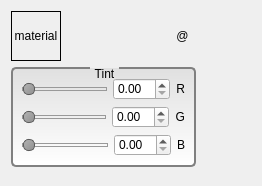
<?xml version="1.0" encoding="UTF-8"?>
<ui version="4.0">
 <class>MaterialWidget</class>
 <widget class="QWidget" name="MaterialWidget">
  <property name="geometry">
   <rect>
    <x>0</x>
    <y>0</y>
    <width>262</width>
    <height>186</height>
   </rect>
  </property>
  <property name="windowTitle">
   <string>Form</string>
  </property>
  <property name="styleSheet">
   <string notr="true">QGroupBox
{
    background-color: qlineargradient(x1: 0, y1: 0, x2: 0, y2: 1, stop: 0 #E0E0E0, stop: 1 #FFFFFF);
    border: 2px solid gray;
    border-radius: 5px;
    margin-top: 2ex;
}

QGroupBox::title
{
    subcontrol-origin: margin;
    subcontrol-position: top center;
    padding: 0 3px;
}

QSlider
{
    height: 18px;
}

QSlider::groove:horizontal
{
    border: 1px solid #999999;
    height: 2px;
}

QSlider::handle:horizontal
{
    background: qlineargradient(x1:0, y1:0, x2:1, y2:1, stop:0 #b4b4b4, stop:1 #8f8f8f);
    border: 1px solid #5c5c5c;
    width: 10px;
    margin: -5px 0;
    border-radius: 5px;
}

QRadioButton
{
    color: black;
    height: 14px;
}

QRadioButton::indicator
{
    color: black;
    width: 10px;
    height: 10px;
    top: 1;
}</string>
  </property>
  <layout class="QHBoxLayout" name="horizontalLayout_2">
   <item>
    <layout class="QVBoxLayout" name="verticalLayout">
     <item>
      <layout class="QHBoxLayout" name="horizontalLayout_4">
       <item>
        <widget class="DropLabel" name="Material">
         <property name="minimumSize">
          <size>
           <width>50</width>
           <height>50</height>
          </size>
         </property>
         <property name="maximumSize">
          <size>
           <width>50</width>
           <height>16777215</height>
          </size>
         </property>
         <property name="acceptDrops">
          <bool>true</bool>
         </property>
         <property name="frameShape">
          <enum>QFrame::Box</enum>
         </property>
         <property name="text">
          <string>material</string>
         </property>
         <property name="alignment">
          <set>Qt::AlignCenter</set>
         </property>
        </widget>
       </item>
       <item>
        <widget class="QLabel" name="Name">
         <property name="text">
          <string/>
         </property>
        </widget>
       </item>
       <item>
        <widget class="QToolButton" name="Reset">
         <property name="text">
          <string>@</string>
         </property>
         <property name="icon">
          <iconset resource="../material/materialplugin.qrc">
           <normaloff>:/materialplugin/reset.png</normaloff>:/materialplugin/reset.png</iconset>
         </property>
         <property name="autoRaise">
          <bool>true</bool>
         </property>
        </widget>
       </item>
      </layout>
     </item>
     <item>
      <layout class="QHBoxLayout" name="horizontalLayout">
       <item>
        <widget class="QGroupBox" name="TintGroup">
         <property name="title">
          <string>Tint</string>
         </property>
         <layout class="QVBoxLayout" name="verticalLayout_11">
          <item>
           <layout class="QHBoxLayout" name="horizontalLayout_5">
            <item>
             <widget class="QcDoubleSlider" name="TintRedSlider">
              <property name="maximum">
               <number>100</number>
              </property>
              <property name="orientation">
               <enum>Qt::Horizontal</enum>
              </property>
             </widget>
            </item>
            <item>
             <widget class="QcDoubleSpinBox" name="TintRedSpinner">
              <property name="minimumSize">
               <size>
                <width>52</width>
                <height>0</height>
               </size>
              </property>
              <property name="singleStep">
               <double>0.100000000000000</double>
              </property>
             </widget>
            </item>
            <item>
             <widget class="QLabel" name="TintRedLabel">
              <property name="minimumSize">
               <size>
                <width>8</width>
                <height>0</height>
               </size>
              </property>
              <property name="text">
               <string>R</string>
              </property>
              <property name="alignment">
               <set>Qt::AlignRight|Qt::AlignTrailing|Qt::AlignVCenter</set>
              </property>
             </widget>
            </item>
           </layout>
          </item>
          <item>
           <layout class="QHBoxLayout" name="horizontalLayout_6">
            <item>
             <widget class="QcDoubleSlider" name="TintGreenSlider">
              <property name="maximum">
               <number>100</number>
              </property>
              <property name="orientation">
               <enum>Qt::Horizontal</enum>
              </property>
             </widget>
            </item>
            <item>
             <widget class="QcDoubleSpinBox" name="TintGreenSpinner">
              <property name="minimumSize">
               <size>
                <width>52</width>
                <height>0</height>
               </size>
              </property>
              <property name="singleStep">
               <double>0.100000000000000</double>
              </property>
             </widget>
            </item>
            <item>
             <widget class="QLabel" name="TintGreenLabel">
              <property name="minimumSize">
               <size>
                <width>8</width>
                <height>0</height>
               </size>
              </property>
              <property name="text">
               <string>G</string>
              </property>
              <property name="alignment">
               <set>Qt::AlignRight|Qt::AlignTrailing|Qt::AlignVCenter</set>
              </property>
             </widget>
            </item>
           </layout>
          </item>
          <item>
           <layout class="QHBoxLayout" name="horizontalLayout_7">
            <item>
             <widget class="QcDoubleSlider" name="TintBlueSlider">
              <property name="maximum">
               <number>100</number>
              </property>
              <property name="orientation">
               <enum>Qt::Horizontal</enum>
              </property>
             </widget>
            </item>
            <item>
             <widget class="QcDoubleSpinBox" name="TintBlueSpinner">
              <property name="minimumSize">
               <size>
                <width>52</width>
                <height>0</height>
               </size>
              </property>
              <property name="singleStep">
               <double>0.100000000000000</double>
              </property>
             </widget>
            </item>
            <item>
             <widget class="QLabel" name="TintBlueLabel">
              <property name="minimumSize">
               <size>
                <width>8</width>
                <height>0</height>
               </size>
              </property>
              <property name="text">
               <string>B</string>
              </property>
              <property name="alignment">
               <set>Qt::AlignRight|Qt::AlignTrailing|Qt::AlignVCenter</set>
              </property>
             </widget>
            </item>
           </layout>
          </item>
         </layout>
        </widget>
       </item>
      </layout>
     </item>
     <item>
      <spacer name="verticalSpacer">
       <property name="orientation">
        <enum>Qt::Vertical</enum>
       </property>
       <property name="sizeHint" stdset="0">
        <size>
         <width>20</width>
         <height>0</height>
        </size>
       </property>
      </spacer>
     </item>
    </layout>
   </item>
   <item>
    <spacer name="horizontalSpacer">
     <property name="orientation">
      <enum>Qt::Horizontal</enum>
     </property>
     <property name="sizeHint" stdset="0">
      <size>
       <width>51</width>
       <height>20</height>
      </size>
     </property>
    </spacer>
   </item>
  </layout>
 </widget>
 <customwidgets>
  <customwidget>
   <class>DropLabel</class>
   <extends>QLabel</extends>
   <header>droplabel.h</header>
  </customwidget>
  <customwidget>
   <class>QcDoubleSlider</class>
   <extends>QSlider</extends>
   <header>qcdoubleslider.h</header>
  </customwidget>
  <customwidget>
   <class>QcDoubleSpinBox</class>
   <extends>QDoubleSpinBox</extends>
   <header>qcdoublespinbox.h</header>
  </customwidget>
 </customwidgets>
 <resources>
  <include location="../material/materialplugin.qrc"/>
 </resources>
 <connections/>
</ui>
